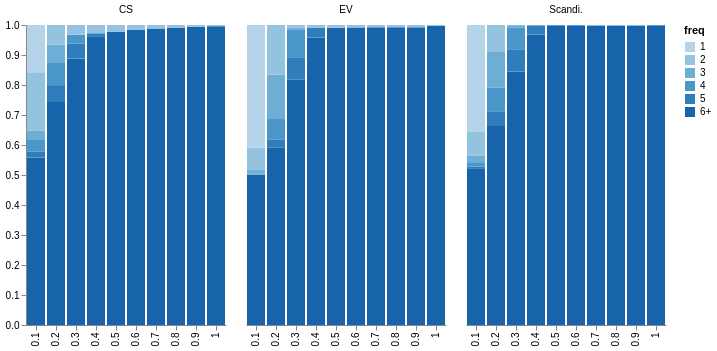

Notebook source saved alongside this figure:
### Code cell
alt.Chart(df[df.Attribution == 'ig']).mark_bar().encode(
    x=alt.X('thresh:O', title=None),
    y=alt.Y('prop:Q', axis=alt.Axis(grid=False, title=None)),
    column=alt.Column('Group:N', title=None),
    color=alt.Color('freq:O') #, scale=alt.Scale(range=['#96ceb4', '#ffcc5c','#ff6f69']))
).configure_view(
    strokeOpacity=0    
)

### Figure 1 — Vega-Lite specification as saved in the notebook (floating-point values rounded to 4 significant figures; data arrays with more than 128 entries replaced by an {"elided": "..."} marker saying what was removed)
{"config": {"view": {"continuousWidth": 300, "continuousHeight": 300, "strokeOpacity": 0}}, "data": {"name": "data-a0bdfaa68de05b68d350841c79f46bf6"}, "mark": {"type": "bar"}, "encoding": {"color": {"field": "freq", "type": "ordinal"}, "column": {"field": "Group", "title": null, "type": "nominal"}, "x": {"field": "thresh", "title": null, "type": "ordinal"}, "y": {"axis": {"grid": false, "title": null}, "field": "prop", "type": "quantitative"}}, "$schema": "https://vega.github.io/schema/vega-lite/v6.1.0.json", "datasets": {"data-a0bdfaa68de05b68d350841c79f46bf6": {"elided": "180 records"}}}
